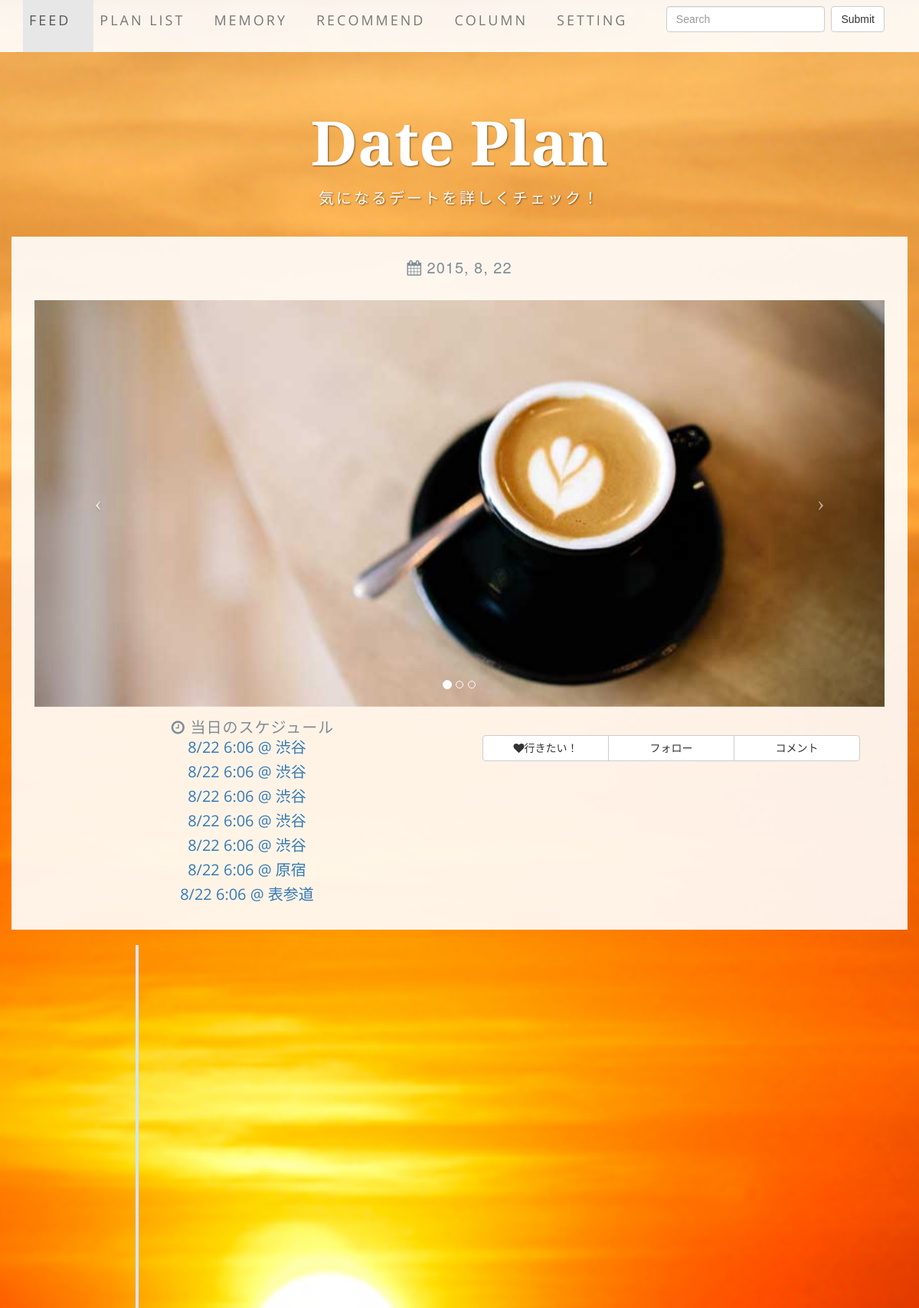
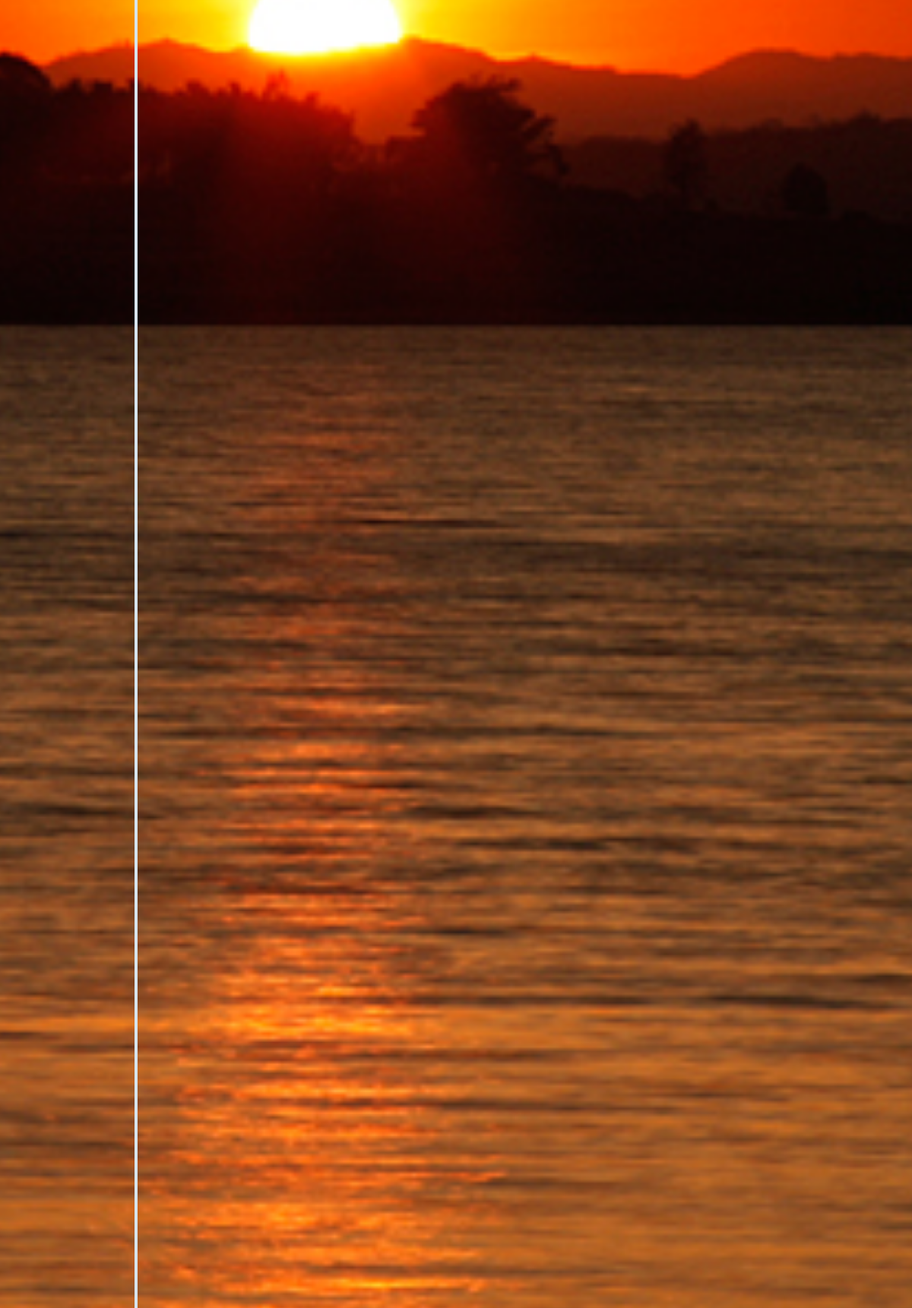
The app's page /datecourse.php?id=2 (upper part) with its own data (2 pictures, top to bottom).
### tables this page shows
create table dates (
    id int not null auto_increment primary key,
    couple_id int not null,
    name varchar(255),
    description varchar(255),
    budget varchar(255),
    created datetime default null,
    modified datetime default null
);

create table posts(
    id int not null auto_increment primary key,
    date_id int not null,
    content varchar(255) not null,
    location varchar(255),
    created datetime default null,
    modified datetime default null
);

### function.php (called while the page is built, shortened)
<?php
function connectDb(){
  try {
    return new PDO(DSN, DB_USER, DB_PASSWORD);
  } catch (PDOException $e){
    echo $e->getMessage();
    exit;
  }
}
function getdatefromid($a) {
  $dbh = connectDb();
  $sql = "select * from dates where id = ".$a;
  $stmt = $dbh->query($sql);
  $date = $stmt->fetch(PDO::FETCH_ASSOC);
  return $date;
}
function getposts($a) {
  $dbh = connectDb();
  $sql = "select * from posts where date_id = ".$a." order by created";
  $stmt = $dbh->query($sql);
  $dates = $stmt->fetchAll(PDO::FETCH_ASSOC);
  return $dates;
}

### datecourse.php (the view, shortened to what this page needs)
<?
require_once('function.php');
if ($_GET['id']) {
    $date_id = $_GET['id'];
} else {
    $date_id = 1;
}
$posts = getposts($date_id);
$i = 0;
?>
<!DOCTYPE html>
<html lang="en">
<head>
    <link href="css/bootstrap.min.css" rel="stylesheet">
    <link rel="stylesheet" href="vertical-timeline/css/reset.css">
    <link rel="stylesheet" href="vertical-timeline/css/style.css">
    <link href="css/business-casual.css" rel="stylesheet">
    <link rel="stylesheet" href="font-awesome/css/font-awesome.min.css" type="text/css">
    </head>
    <body>
        <div class="brand">Date Plan</div>
        <div class="address-bar">気になるデートを詳しくチェック！</div>
        <nav class="navbar navbar-default navbar-fixed-top" role="navigation" >
            <div class="container">
                <div class="collapse navbar-collapse" id="bs-example-navbar-collapse-1">
                    <ul class="nav navbar-nav" style="width:100%;">
                        <li class="active">
                            <a href="index.php">Feed</a>
                        </li>
                        <li>
                            <a href="planlist.php">Plan List</a>
                        </li>
                        <li>
                            <a href="memory.php">Memory</a>
                        </li>
                        <li>
                            <a href="recommend.php">Recommend</a>
                        </li>
                        <li>
                            <a href="column.php">Column</a>
                        </li>
                        <li>
                            <a href="setting.php">Setting</a>
                        </li>
                        <li style="float:right;">
                            <form class="navbar-form navbar-left" role="search">
                                <div class="form-group">
                                    <input type="text" class="form-control" placeholder="Search">
                                </div>
                                <button type="submit" class="btn btn-default">Submit</button>
                            </form>
                        </li>
                    </ul>
                </div>
            </div>
        </nav>
        <div class="container">
            <div class="row">
                <div class="box">
                    <div class="col-lg-12 text-center">
                        <h1 class="intro-text text-center">
                            <i class="fa fa-calendar"></i>
                            <?php print date("Y, n, j", strtotime(getdatefromid($date_id)['created'])); ?>
                        </h1>
                <div id="carousel-example-generic" class="carousel slide">
                    <ol class="carousel-indicators hidden-xs">
                        <li data-target="#carousel-example-generic" data-slide-to="0" class="active"></li>
                        <li data-target="#carousel-example-generic" data-slide-to="1"></li>
                        <li data-target="#carousel-example-generic" data-slide-to="2"></li>
                    </ol>
                    <div class="carousel-inner">
                        <div class="item active">
                            <div class="imgOverlay">
                                <img class="img-responsive img-full" src="img/slide-1.jpg" alt="">
                            </div>
                        </div>
                    </div>
                    <a class="left carousel-control" href="#carousel-example-generic" data-slide="prev">
                        <span class="icon-prev"></span>
                    </a>
                    <a class="right carousel-control" href="#carousel-example-generic" data-slide="next">
                        <span class="icon-next"></span>
                    </a>
                </div>
                <div class="col-lg-12">
                <div class="col-lg-6">
                    <h2 class="intro-text text-center">
                        <i class="fa fa-clock-o"></i>
                        当日のスケジュール
                    </h2>
                </div>
            </div>
            <div class="col-lg-6">
                <div class="text-center">
                    <?php foreach($posts as $post) { ?>
                    <?php $i = $i + 1; ?>
                    <p><a href="#tweet<?php echo $i;?>"><?php print date("n/j G:i", strtotime($post['created']));?> @ <?php echo $post['location']; ?> </a></p>
                    <?php } ?>
                </div>
            </div>
            <div class="col-lg-6">
                <div class="col-sm-12 btn-group" role="group">
                    <button type="button" class="col-sm-4 btn btn-default"><i class="fa fa-heart"></i>行きたい！</button>
                    <button type="button" class="col-sm-4 btn btn-default">フォロー</button>
                    <button type="button" class="col-sm-4 btn btn-default">コメント</button>
                </div>
                </div>
            </div>
        </div>
        <section id="cd-timeline" class="cd-container">
            <?php foreach ($posts as $post) { ?>
            <div class="cd-timeline-block">
                <a href="https://www.google.com/">
                </a>
            </div>
            <?php } ?>
        </section>
    </div>
            </body>
            </html>

### vertical-timeline/css/style.css (style rules this page uses)
html * { -webkit-font-smoothing: antialiased; -moz-osx-font-smoothing: grayscale; }
*, *:after, *:before { -webkit-box-sizing: border-box; -moz-box-sizing: border-box; box-sizing: border-box; }
body { font-size: 100%; font-family: "Droid Serif", serif; color: #7f8c97; background-color: #e9f0f5; }
a { text-decoration: none; font-family: "Open Sans", sans-serif; }
img { max-width: 100%; }
h1, h2 { font-family: "Open Sans", sans-serif; font-weight: bold; }
.cd-container { width: 90%; max-width: 1170px; margin: 0 auto; }
.cd-container::after { content: ''; display: table; clear: both; }
#cd-timeline { position: relative; padding: 2em 0; margin-top: 0; margin-bottom: 2em; }
#cd-timeline::before { content: ''; position: absolute; top: 0; left: 18px; height: 100%; width: 4px; background: #d7e4ed; }
@media only screen and (min-width: 1170px) { #cd-timeline { margin-top: 0em; margin-bottom: 3em; } }
@media only screen and (min-width: 1170px) { #cd-timeline::before { left: 10%; margin-left: -2px; } }
.cd-timeline-block { position: relative; margin: 2em 0; }
.cd-timeline-block:after { content: ""; display: table; clear: both; }
.cd-timeline-block:first-child { margin-top: 0; }
@media only screen and (min-width: 1170px) { .cd-timeline-block { margin: 4em 0; } }
@media only screen and (min-width: 1170px) { .cd-timeline-block:first-child { margin-top: 0; } }

### css/business-casual.css (style rules this page uses)
body { font-family: "Open Sans","Helvetica Neue",Helvetica,Arial,sans-serif; background: url('../img/sunset.jpg') no-repeat center center fixed; -webkit-background-size: cover; -moz-background-size: cover; background-size: cover; -o-background-size: cover; }
h1, h2, h3, h4, h5, h6 { text-transform: uppercase; font-family: "Josefin Slab","Helvetica Neue",Helvetica,Arial,sans-serif; font-weight: 700; letter-spacing: 1px; }
p { font-size: 1.25em; line-height: 1.6; color: #000; }
.brand, .address-bar { display: none; }
.navbar-nav { text-transform: uppercase; font-weight: 400; letter-spacing: 3px; }
.img-full { min-width: 100%; }
.box { margin-bottom: 20px; padding: 30px 15px; background: #fff; background: rgba(255,255,255,0.9); }
.intro-text { text-transform: uppercase; font-size: 1.25em; font-weight: 400; letter-spacing: 1px; }
@media screen and (min-width:768px) { .brand { display: inherit; margin: 0; padding: 30px 0 10px; text-align: center; text-shadow: 1px 1px 2px rgba(0,0,0,0.5); font-family: "Josefin Slab","Helvetica Neue",Helvetica,Arial,sans-serif; font-size: 5em; font-weight: 700; line-height: normal; color: #fff; } }
@media screen and (min-width:768px) { .address-bar { display: inherit; margin: 0; padding: 0 0 40px; text-align: center; text-shadow: 1px 1px 2px rgba(0,0,0,0.5); text-transform: uppercase; font-size: 1.25em; font-weight: 400; letter-spacing: 3px; color: #fff; } }
@media screen and (min-width:768px) { .navbar { border-radius: 0; } }
@media screen and (min-width:768px) { .navbar { min-height: 0; } }
@media screen and (min-width:768px) { .navbar-default { border: none; background: #fff; background: rgba(255,255,255,0.9); } }
@media screen and (min-width:768px) { .nav>li>a { padding: 35px; } }
@media screen and (min-width:768px) { .navbar-nav>li>a { line-height: normal; } }
@media screen and (min-width:768px) { .navbar-nav { display: table; float: none; margin: 0 auto; table-layout: fixed; font-size: 1.25em; } }
@media screen and (min-width:1200px) { .box:after { content: ''; display: table; clear: both; } }
body { padding-top: 100px; padding-bottom: 60px; }
.navbar-nav > li > a { padding:14px 30px 30px 8px; font-size: 18px; }
body { font-family: 'ヒラギノ角ゴ Pro W3','Hiragino Kaku Gothic Pro','メイリオ',Meiryo,'ＭＳ Ｐゴシック',Osaka,sans-serif; }
a { text-decoration: none; }
.imgOverlay { position: relative; }

### records on screen
dates: created "2015, 8, 22"
posts: created "8/22 6:06", location "渋谷"
posts: created "8/22 6:06", location "渋谷"
posts: created "8/22 6:06", location "渋谷"
posts: created "8/22 6:06", location "渋谷"
posts: created "8/22 6:06", location "渋谷"
posts: created "8/22 6:06", location "原宿"
posts: created "8/22 6:06", location "表参道"
